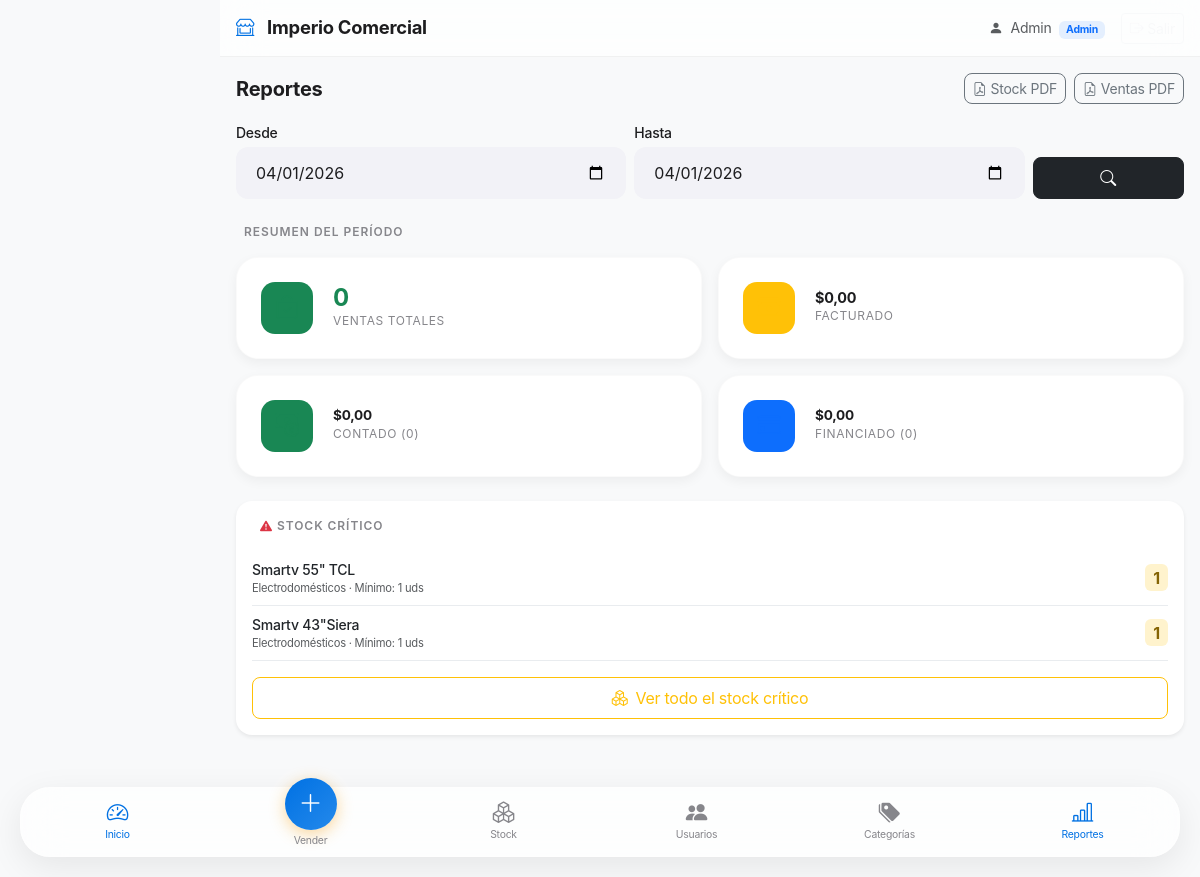
/reportes/index.php (signed in), run on the app's committed database.
### tables this page shows
CREATE TABLE articulos (
    id                MEDIUMINT UNSIGNED NOT NULL AUTO_INCREMENT,
    categoria_id      SMALLINT UNSIGNED  NOT NULL,
    codigo            VARCHAR(30)            NULL UNIQUE,
    nombre            VARCHAR(150)       NOT NULL,
    descripcion       TEXT                   NULL,
    precio_contado    DECIMAL(12,2)      NOT NULL DEFAULT 0.00,
    precio_financiado DECIMAL(12,2)      NOT NULL DEFAULT 0.00,   
    cuotas            TINYINT UNSIGNED   NOT NULL DEFAULT 1,       
    monto_cuota       DECIMAL(12,2)      GENERATED ALWAYS AS
                          (ROUND(precio_financiado / cuotas, 2)) STORED,
    stock_actual      SMALLINT           NOT NULL DEFAULT 0,
    stock_minimo      SMALLINT           NOT NULL DEFAULT 1,       
    imagen_url        VARCHAR(255)           NULL,
    activo            TINYINT(1)         NOT NULL DEFAULT 1,
    created_at        DATETIME           NOT NULL DEFAULT CURRENT_TIMESTAMP,
    updated_at        DATETIME           NOT NULL DEFAULT CURRENT_TIMESTAMP
                          ON UPDATE CURRENT_TIMESTAMP,
    PRIMARY KEY (id),
    INDEX idx_categoria  (categoria_id),
    INDEX idx_stock      (stock_actual),
    INDEX idx_activo     (activo),
    FULLTEXT idx_busqueda (nombre, descripcion),
    CONSTRAINT fk_art_cat FOREIGN KEY (categoria_id)
        REFERENCES categorias(id) ON UPDATE CASCADE
);

CREATE TABLE categorias (
    id        SMALLINT UNSIGNED NOT NULL AUTO_INCREMENT,
    nombre    VARCHAR(80)       NOT NULL,
    icono     VARCHAR(40)       NOT NULL DEFAULT 'bi-box',
    activo    TINYINT(1)        NOT NULL DEFAULT 1,
    PRIMARY KEY (id)
);

### config/app.php (called while the page is built, shortened)
<?php
function formatPesos(float $amount): string {
    return '$' . number_format($amount, 2, ',', '.');
}

### reportes/index.php (the view, shortened to what this page needs)
<?php
require_once __DIR__ . '/../config/app.php';
$pdo       = getPDO();
$desde = $_GET['desde'] ?? date('Y-m-01');
$hasta = $_GET['hasta'] ?? date('Y-m-d');
$stmtKpi = $pdo->prepare(
    'SELECT
         COUNT(*)                                          AS total_ventas,
         COALESCE(SUM(total), 0)                          AS monto_total,
         COALESCE(SUM(CASE WHEN tipo_pago="contado" THEN total ELSE 0 END), 0)    AS contado,
         COALESCE(SUM(CASE WHEN tipo_pago="financiado" THEN total ELSE 0 END), 0) AS financiado,
         COUNT(CASE WHEN tipo_pago="contado" THEN 1 END)    AS cant_contado,
         COUNT(CASE WHEN tipo_pago="financiado" THEN 1 END) AS cant_financiado
       FROM ventas
      WHERE estado = "confirmada"
        AND DATE(created_at) BETWEEN ? AND ?'
);
$stmtKpi->execute([$desde, $hasta]);
$kpi = $stmtKpi->fetch();
$stockCritico = $pdo->query(
    'SELECT a.nombre, a.stock_actual, a.stock_minimo, c.nombre AS categoria
       FROM articulos a
       JOIN categorias c ON c.id = a.categoria_id
      WHERE a.activo = 1 AND a.stock_actual <= a.stock_minimo
      ORDER BY a.stock_actual ASC
      LIMIT 10'
)->fetchAll();
?>
<?php require_once __DIR__ . '/../includes/head.php'; ?>
<?php require_once __DIR__ . '/../includes/topbar.php'; ?>
<main class="container-fluid px-3 pt-3">
    <div class="d-flex align-items-center justify-content-between mb-3">
        <h1 class="fs-5 fw-bold mb-0">Reportes</h1>
        <div class="d-flex gap-2">
            <a href="<?= APP_URL ?>/reportes/stock_pdf.php"
               class="btn btn-sm btn-outline-secondary rounded-3">
                <i class="bi bi-file-earmark-pdf me-1"></i>Stock PDF
            </a>
            <a href="<?= APP_URL ?>/reportes/ventas_pdf.php?desde=<?= $desde ?>&hasta=<?= $hasta ?>"
               class="btn btn-sm btn-outline-secondary rounded-3">
                <i class="bi bi-file-earmark-pdf me-1"></i>Ventas PDF
            </a>
        </div>
    </div>
    <form method="GET" class="mb-4">
        <div class="row g-2 align-items-end">
            <div class="col-5">
                <label class="form-label small fw-medium mb-1">Desde</label>
                <input type="date" name="desde"
                       class="form-control form-control-touch"
                       value="<?= $desde ?>">
            </div>
            <div class="col-5">
                <label class="form-label small fw-medium mb-1">Hasta</label>
                <input type="date" name="hasta"
                       class="form-control form-control-touch"
                       value="<?= $hasta ?>">
            </div>
            <div class="col-2">
                <button type="submit" class="btn btn-dark w-100 rounded-3 py-2">
                    <i class="bi bi-search"></i>
                </button>
            </div>
        </div>
    </form>
    <p class="section-title">Resumen del período</p>
    <div class="row g-3 mb-4">
        <div class="col-6">
            <div class="stat-card">
                <div class="stat-card__icon bg-success bg-opacity-15">
                    <i class="bi bi-bag-check text-success"></i>
                </div>
                <div>
                    <div class="stat-card__value text-success"><?= $kpi['total_ventas'] ?></div>
                    <div class="stat-card__label">Ventas totales</div>
                </div>
            </div>
        </div>
        <div class="col-6">
            <div class="stat-card">
                <div class="stat-card__icon bg-warning bg-opacity-15">
                    <i class="bi bi-cash-stack text-warning"></i>
                </div>
                <div>
                    <div class="stat-card__value" style="font-size:.9rem">
                        <?= formatPesos($kpi['monto_total']) ?>
                    </div>
                    <div class="stat-card__label">Facturado</div>
                </div>
            </div>
        </div>
        <div class="col-6">
            <div class="stat-card">
                <div class="stat-card__icon bg-success bg-opacity-15">
                    <i class="bi bi-cash-coin text-success"></i>
                </div>
                <div>
                    <div class="stat-card__value" style="font-size:.85rem">
                        <?= formatPesos($kpi['contado']) ?>
                    </div>
                    <div class="stat-card__label">Contado (<?= $kpi['cant_contado'] ?>)</div>
                </div>
            </div>
        </div>
        <div class="col-6">
            <div class="stat-card">
                <div class="stat-card__icon bg-primary bg-opacity-15">
                    <i class="bi bi-credit-card text-primary"></i>
                </div>
                <div>
                    <div class="stat-card__value" style="font-size:.85rem">
                        <?= formatPesos($kpi['financiado']) ?>
                    </div>
                    <div class="stat-card__label">Financiado (<?= $kpi['cant_financiado'] ?>)</div>
                </div>
            </div>
        </div>
    </div>
    <?php if ($stockCritico): ?>
    <div class="card border-0 shadow-sm rounded-4 mb-4">
        <div class="card-body py-3">
            <p class="section-title mb-3">
                <i class="bi bi-exclamation-triangle-fill me-1 text-danger"></i>Stock crítico
            </p>
            <?php foreach ($stockCritico as $item): ?>
            <div class="d-flex align-items-center justify-content-between py-2
                        border-bottom border-light-subtle">
                <div>
                    <p class="mb-0 fw-medium small"><?= htmlspecialchars($item['nombre']) ?></p>
                    <p class="mb-0 text-muted" style="font-size:.7rem">
                        <?= htmlspecialchars($item['categoria']) ?>
                        · Mínimo: <?= $item['stock_minimo'] ?> uds
                    </p>
                </div>
                <span class="badge <?= $item['stock_actual'] == 0 ? 'stock-empty' : 'stock-low' ?>
                             fs-6 px-2">
                    <?= $item['stock_actual'] ?>
                </span>
            </div>
            <?php endforeach; ?>
            <div class="mt-3">
                <a href="<?= APP_URL ?>/stock/index.php?stock_bajo=1"
                   class="btn btn-outline-warning w-100 rounded-3 py-2 small">
                    <i class="bi bi-boxes me-2"></i>Ver todo el stock crítico
                </a>
            </div>
        </div>
    </div>
    <?php endif; ?>
</main>
<?php require_once __DIR__ . '/../includes/bottom_nav.php'; ?>
</body>
</html>

### assets/css/app.css (style rules this page uses)
:root { --ic-primary: #1d1d1f; --ic-accent: #0071e3; --ic-success: #34c759; --ic-danger: #ff3b30; --ic-warning: #ff9f0a; --ic-surface: #ffffff; --ic-bg: #f5f5f7; --ic-text: #1d1d1f; --ic-text-muted: #86868b; --ic-border: #d2d2d7; --ic-radius: 22px; --ic-radius-sm: 12px; --ic-shadow: 0 4px 12px rgba(0, 0, 0, 0.05); --ic-shadow-lg: 0 10px 35px rgba(0, 0, 0, 0.08); --ic-glass: rgba(255, 255, 255, 0.72); --ic-blur: 20px; --bottom-nav-h: 68px; --safe-bottom: env(safe-area-inset-bottom, 0px); --safe-top: env(safe-area-inset-top, 0px); }
*, *::before, *::after { box-sizing: border-box; }
body { background-color: var(--ic-bg); color: var(--ic-text); font-family: 'Inter', -apple-system, BlinkMacSystemFont, sans-serif; -webkit-font-smoothing: antialiased; letter-spacing: -0.015em; overscroll-behavior-y: none; }
input, select, textarea { font-size: 16px !important; }
.form-control-touch, .form-select-touch { min-height: 52px; border-radius: var(--ic-radius-sm); border: none; padding: .65rem 1.25rem; transition: all .2s ease; background-color: #f2f2f7; color: var(--ic-text); }
.stock-low { background-color: #fff3cd; color: #856404; }
.stat-card { background: var(--ic-surface); border-radius: var(--ic-radius); padding: 1.5rem; box-shadow: var(--ic-shadow); border: 1px solid rgba(0, 0, 0, 0.02); display: flex; align-items: center; gap: 1.25rem; transition: transform 0.2s ease; }
.stat-card__icon { width: 52px; height: 52px; border-radius: 14px; display: flex; align-items: center; justify-content: center; font-size: 1.5rem; flex-shrink: 0; }
.stat-card__value { font-size: 1.5rem; font-weight: 700; line-height: 1; margin-bottom: .15rem; }
.stat-card__label { font-size: .75rem; color: var(--ic-text-muted); text-transform: uppercase; letter-spacing: .05em; }
.section-title { font-size: .75rem; font-weight: 600; text-transform: uppercase; letter-spacing: .08em; color: var(--ic-text-muted); margin-bottom: 1rem; padding: 0 .5rem; }
@media (min-width: 768px) { body { padding-left: 220px; } }

### data on the page
articulos: nombre "Smartv 55\" TCL", categoria.nombre "Electrodomésticos", stock_minimo "1", stock_actual "1"
articulos: nombre "Smartv 43\"Siera", categoria.nombre "Electrodomésticos", stock_minimo "1", stock_actual "1"

### other printed values
APP_NAME "Imperio Comercial"
$user['nombre'] "Admin"
$user['rol'] "Admin"
$kpi['total_ventas'] "0"
formatPesos($kpi['monto_total']) "$0,00"
formatPesos($kpi['contado']) "$0,00"
$kpi['cant_contado'] "0"
formatPesos($kpi['financiado']) "$0,00"
$kpi['cant_financiado'] "0"
